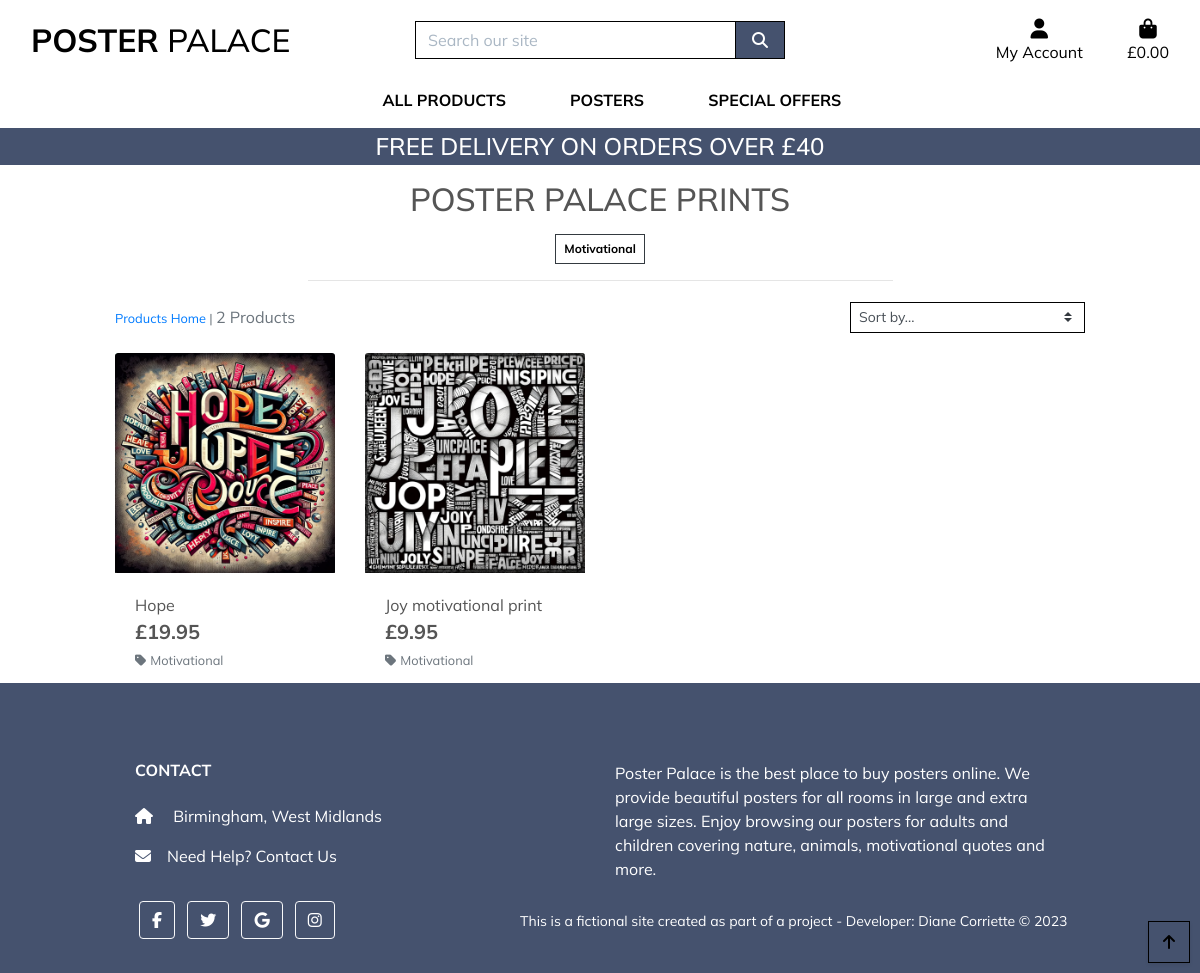
/products/?category=motivational (signed in), run on the app's committed database.
### products/models.py (models this page shows, shortened)
class Category(models.Model):
    name = models.CharField(max_length=200)
    slug = models.SlugField(max_length=200,
                            unique=True, null=True, blank=True)
    friendly_name = models.CharField(max_length=200, null=True, blank=True)
    class Meta:
        ordering = ['name']
        verbose_name = 'category'
        verbose_name_plural = 'categories'

class Product(models.Model):
    sku = models.CharField(max_length=15,
                           default=get_random_string,
                           null=True, blank=True)
    name = models.CharField(max_length=200)
    slug = models.SlugField(max_length=200, unique=True)
    image = models.ImageField(null=True, blank=True)
    description = models.TextField(blank=True)
    sizes = models.BooleanField(default=False, null=True, blank=True)
    price = models.DecimalField(default=9.95, max_digits=8, decimal_places=2)
    category = models.ForeignKey('Category', null=True,
                                 blank=True, on_delete=models.SET_NULL)
    available = models.BooleanField(default=True)
    created = models.DateTimeField(auto_now_add=True)
    updated = models.DateTimeField(auto_now=True)

### products/views.py (the view, shortened to what this page needs)
# urls.py: path('', views.all_products, name='products'),
def all_products(request):
    products = Product.objects.all()
    query = None
    categories = None
    sort = None
    direction = None
    if request.GET:
        if 'category' in request.GET:
            categories = request.GET['category'].split(',')
            products = products.filter(category__name__in=categories)
            categories = Category.objects.filter(name__in=categories)
    current_sorting = f'{sort}_{direction}'
    context = {
        'products': products,
        'search_term': query,
        'current_categories': categories,
        'current_sorting': current_sorting,
    }
    return render(request, 'products/products.html', context)

### bag/contexts.py (called while the page is built, shortened)
def bag_contents(request):
    bag_items = []
    total = 0
    product_count = 0
    bag = request.session.get('bag', {})
    if total < settings.FREE_DELIVERY_THRESHOLD:
        delivery = total * Decimal(settings.STANDARD_DELIVERY_PERCENTAGE / 100)
        free_delivery_delta = settings.FREE_DELIVERY_THRESHOLD - total
    else:
        delivery = 0
        free_delivery_delta = 0
    grand_total = delivery + total
    context = {
        'bag_items': bag_items,
        'total': total,
        'product_count': product_count,
        'delivery': delivery,
        'free_delivery_delta': free_delivery_delta,
        'free_delivery_threshold': settings.FREE_DELIVERY_THRESHOLD,
        'grand_total': grand_total,
    }
    return context

### products/templates/products/products.html (shortened to what this page needs)
{% extends "base.html" %}
{% load static %}
{% block page_header %}
    <div class="container header-container">
    </div>
{% endblock %}
{% block content %}
    <div class="overlay"></div>
    <div class="container-fluid">
        <div class="row">
            <div class="col text-center mt-3">
                <h2 class="logo-font">Poster Palace Prints</h2>
                {% for c in current_categories %}
                    <a class="category-badge text-decoration-none" href="{% url 'products' %}?category={{ c.name }}">
                        <span class="p-2 mt-2 badge badge-white text-black rounded-0 border border-dark">{{ c.friendly_name }}</span>
                    </a>
                {% endfor %}
                <hr class="w-50 mb-1">
            </div>
        </div>
        <div class="row">
            <div class="product-container col-10 offset-1">
                <div class="row mt-1 mb-2">
                    <div class="col-12 col-md-6 my-auto order-md-last d-flex justify-content-center justify-content-md-end">
                        <div class="sort-select-wrapper w-50">
                            <select id="sort-selector" class="custom-select custom-select-sm rounded-0 border border-{% if current_sorting != 'None_None' %}info{% else %}black{% endif %}">
                                <option value="reset" {% if current_sorting == 'None_None' %}selected{% endif %}>Sort by...</option>
                            </select>
                        </div>
                    </div>
                    <div class="col-12 col-md-6 order-md-first">
                        <p class="text-muted mt-3 text-center text-md-left">
                            {% if search_term or current_categories or current_sorting != 'None_None' %}
                                <span class="small"><a href="{% url 'products' %}">Products Home</a> | </span>
                            {% endif %}
                            {{ products|length }} Products{% if search_term %} found for <strong>"{{ search_term }}"</strong>{% endif %}
                        </p>
                    </div>
                </div>
                <div class="row">
                    {% for product in products %}
                        <div class="col-sm-6 col-md-6 col-lg-4 col-xl-3">
                            <div class="card h-100 border-0">
                                {% if product.image %}
                                <a href="{% url 'product_detail' product.id %}">
                                    <img class="card-img-top img-fluid" src="{{ product.image.url }}" alt="{{ product.name }}">
                                </a>
                                {% else %}
                                <a href="{% url 'product_detail' product.id %}">
                                    <img class="card-img-top img-fluid" src="{{ MEDIA_URL }}noimage.png" alt="{{ product.name }}">
                                </a>
                                {% endif %}
                                <div class="card-body pb-0">
                                    <p class="mb-0">{{ product.name }}</p>
                                </div>
                                <div class="card-footer bg-white pt-0 border-0 text-left">
                                    <div class="row">
                                        <div class="col">
                                            <p class="lead mb-0 text-left font-weight-bold">&#163;{{ product.price }}</p>
                                            {% if product.category %}
                                            <p class="small mt-1 mb-0">
                                                <a class="text-muted" href="{% url 'products' %}?category={{ product.category.name }}">
                                                    <i class="fas fa-tag mr-1"></i>{{ product.category.friendly_name }}
                                                </a>
                                            </p>
                                            {% endif %}
                                        </div>
                                    </div>
                                </div>
                            </div>
                        </div>
                    {% endfor %}
                </div>
            </div>
        </div>
    </div>
    <div class="btt-button shadow-sm rounded-0 border border-black">
        <a class="btt-link d-flex h-100">
            <i class="fas fa-arrow-up text-black mx-auto my-auto"></i>
        </a>
    </div>
{% endblock %}

### static/css/style.css (style rules this page uses)
html { height: 100% }
* { font-family: 'Mulish', sans-serif; }
body { min-height: 100vh; color: #555; display: flex; flex-direction: column; }
.logo-font { text-transform: uppercase; }
.text-black { color: #000 !important; }
.border-black { border: 1px solid black !important; }
.overlay { height: 100%; width: 100%; top: 0; left: 0; position: fixed; background: white; z-index: -1; }
.btt-button { height: 42px; width: 42px; position: fixed; bottom: 10px; right: 10px; }
.btt-link, .update-link, .remove-item { cursor: pointer; }
@media (min-width: 1200px) { .container { max-width: 80%; } }
@media (min-width: 992px) { .header-container { padding-top: 164px; } }

### data on the page
Category: friendly_name "Motivational"
Product: image (picture), name "Hope", price "19.95", category.friendly_name "Motivational"
Product: image (picture), name "Joy motivational print", price "9.95", category.friendly_name "Motivational"

### other printed values
{{ free_delivery_threshold }} "40"
{{ products|length }} "2"
